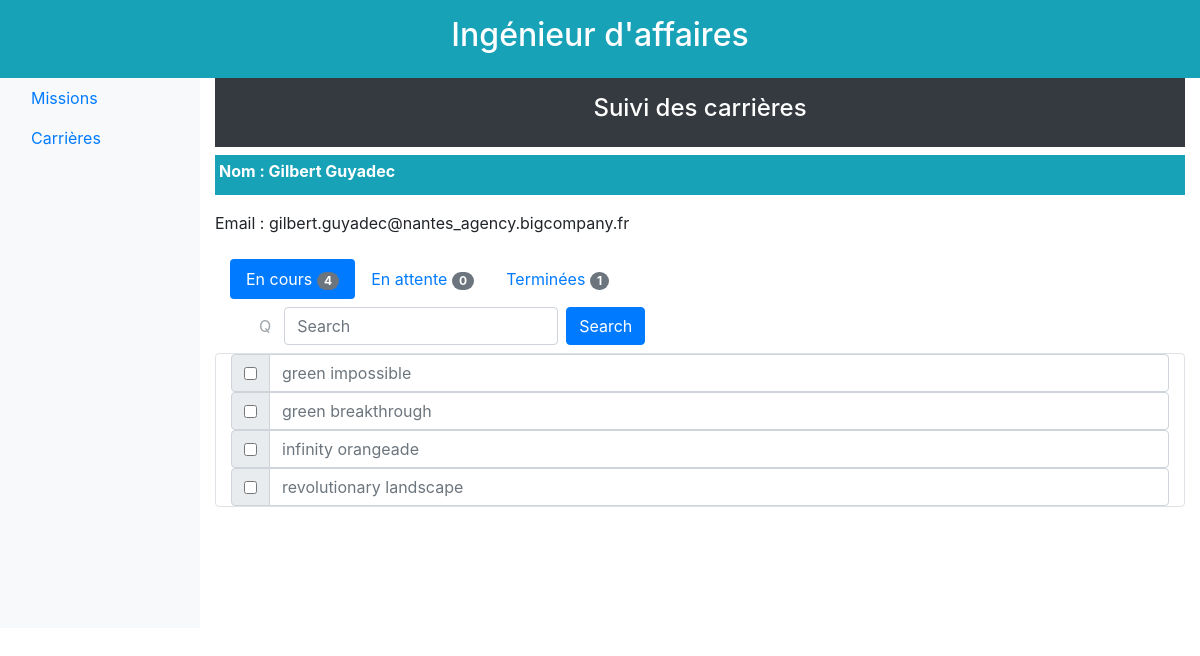
Before: /15/affaire/carrieres/1/enCours/ with the older database file.
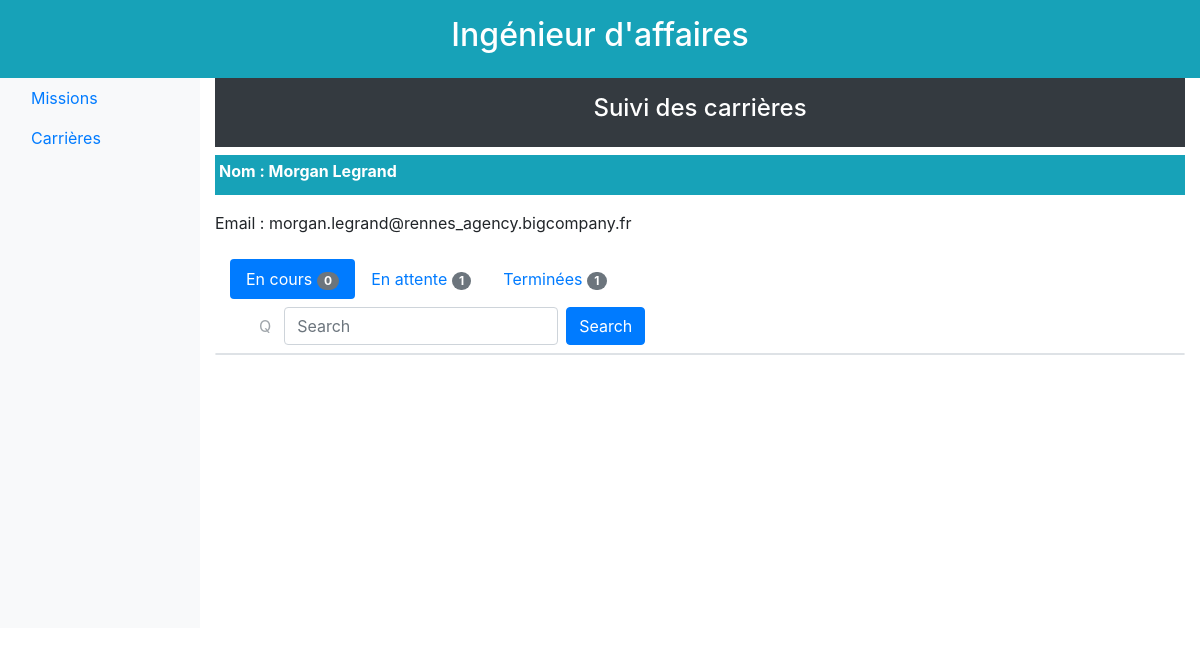
After: the same page with the newer database file.
### database/models.py (models this page shows)
class Ingenieur(db.Model):
    id = db.Column(db.Integer, primary_key=True)
    nom_court = db.Column(db.Text, unique=True)  # unique ??
    prenom = db.Column(db.Text)
    nom_famille = db.Column(db.Text)
    site = db.Column(db.Text)
    email = db.Column(db.Text, unique=True)
    taux_journalier = db.Column(db.Float)
    statut = db.Column(db.Text)  # a traiter, ajouté par mes soins
    estCommercial = db.Column(db.Boolean)  # ajouté par mes soins
    certifications = db.relationship('Certification', backref='ingenieur', lazy='dynamic')
    souhaits = db.relationship('Souhait', backref='ingenieur', lazy='dynamic')
    affectations = db.relationship('Affectation', backref='ingenieur', lazy='dynamic')
    responsabilites_missions = db.relationship('Mission', backref='responsable', lazy='dynamic')

class Mission(db.Model):
    id = db.Column(db.Integer, primary_key=True)
    titre = db.Column(db.String(64), unique=True)
    description = db.Column(db.Text, unique=True)
    effectifs_max = db.Column(db.Integer)
    prix_vente = db.Column(db.Integer)
    statut = db.Column(db.Text)
    date_creation = db.Column(db.DateTime)
    responsable_id = db.Column(db.Integer, db.ForeignKey('ingenieur.id'))
    souhaits = db.relationship('Souhait', backref='mission', lazy='dynamic')
    besoins = db.relationship('Besoin', backref='mission', lazy='dynamic')
    affectations = db.relationship('Affectation', backref='mission', lazy='dynamic')

### app.py (the view)
@app.route('/<id>/affaire/carrieres/<idCarriere>/<etat>/')
def carriere_vue(id, idCarriere, etat):
    engineerObserve = get_engineer_by_id(idCarriere)
    listOfMissionsOnGoing = get_mission_en_cours_of_inge(idCarriere)
    listOfMissionsWaiting = get_mission_en_attente_of_inge(idCarriere)
    listOfMissionsClosed = get_mission_termine_of_inge(idCarriere)
    if (etat == "enCours"):
        listToShow = listOfMissionsOnGoing
    elif (etat == "termine"):
        listToShow = listOfMissionsClosed
    elif (etat == "enAttente"):
        listToShow = listOfMissionsWaiting
    else:
        error_page_404("tab doesn't exist")
    return render_template("homepage_affaire_carriere_vue_grille.html.jinja2",
                           id=id,
                           etat=etat,
                           engineerObserveFirstName=engineerObserve.prenom,
                           engineerObserveLastName=engineerObserve.nom_famille,
                           engineerObserveEmail=engineerObserve.email,
                           idCarriere=idCarriere
                           , listOfMissionsOnGoingLength=len(listOfMissionsOnGoing)
                           , listOfMissionsWaitingLength=len(listOfMissionsWaiting)
                           , listOfMissionsClosedLength=len(listOfMissionsClosed)
                           , listToShow=listToShow)

### database/functions.py (called while the page is built)
def get_mission_by_id(mission_id):
    return Mission.query.filter_by(id=mission_id).first()

def get_engineer_by_id(engineer_id):
    return Ingenieur.query.filter_by(id=engineer_id).first()

def get_mission_en_cours_of_inge(inge_id):  # def de clore avec ouverte
    inge = get_engineer_by_id(inge_id)
    id_missions = [a.mission_id for a in list(inge.affectations)]
    missions = [get_mission_by_id(id) for id in id_missions]
    missions_en_cours = []
    for m in missions:
        affectations = get_all_affectations_inge_mission(inge_id, m.id)
        ajouter = False
        for a in affectations:
            if a.date_fin >= datetime.now():
                ajouter = True
        if ajouter:
            missions_en_cours.append(m)
    return missions_en_cours

def get_mission_en_attente_of_inge(inge_id):
    souhaits = [s.mission_id for s in Souhait.query.filter_by(ingenieur_id=inge_id).all()]
    missions = [get_mission_by_id(id) for id in souhaits]
    return missions

def get_all_affectations_inge_mission(inge_id, mission_id):
    return Affectation.query.filter_by(ingenieur_id=inge_id, mission_id=mission_id).all()

### templates/homepage_affaire_carriere_vue_grille.html.jinja2
{% extends "homepage_affaire_carriere_vue.html.jinja2" %}
{% block gridMission %}
    <div class="d-flex flex-column">
        <form>
            {% for mission in listToShow %}
                <div class="input-group">
                    <div class="input-group-prepend">
                        <div class="input-group-text">
                            <input type="checkbox">
                        </div>
                    </div>
                    <input type="text" class="form-control" placeholder="{{ mission.titre }}">
                </div>
            {% endfor %}
        </form>
    </div>
{% endblock %}

### templates/homepage_affaire_carriere_vue.html.jinja2
{% extends "homepage_affaire.html.jinja2" %}
{% block body %}
    <div class="p-3 mb-2 bg-dark text-white size-6 font-weight-bold text-center">
        <h4>Suivi des carri&egrave;res</h4>
    </div>
    <div class="d-flex flex-column">
        <div class="d-flex flex-inline">
            <div class="col-md-12 mb-3 p-1 bg-info text-white size-6 font-weight-bold ">
                <label for="Name">Nom :</label>
                <span>{{ engineerObserveFirstName }} {{ engineerObserveLastName }}</span>
            </div>
        </div>
        <div class="row">
            <div class="col-md-6 mb-3">
                <label for="Name">Email :</label>
                <span>{{ engineerObserveEmail }}</span>
            </div>
        </div>
    </div>
    <div class="row">
        <div class="col-sm-9">
            <div class="container">
                <ul class="nav nav-pills" role="tablist">
                    <li class="nav-item">
                        <a class="nav-link {% if etat == "enCours" %}active{% endif %}"
                           href="/{{ id }}/affaire/carrieres/{{ idCarriere }}/enCours/">
                            En cours
                            <span class="badge badge-secondary badge-pill">{{ listOfMissionsOnGoingLength }}</span>
                        </a>
                    </li>
                    <li class="nav-item">
                        <a class="nav-link {% if etat == "enAttente" %}active{% endif %}"
                           href="/{{ id }}/affaire/carrieres/{{ idCarriere }}/enAttente/">
                            En attente
                            <span class="badge badge-secondary badge-pill">{{ listOfMissionsWaitingLength }}</span>
                        </a>
                    </li>
                    <li class="nav-item">
                        <a class="nav-link {% if etat == "termine" %}active{% endif %}"
                           href="/{{ id }}/affaire/carrieres/{{ idCarriere }}/termine/">
                            Termin&eacute;es
                            <span class="badge badge-secondary badge-pill">{{ listOfMissionsClosedLength }}</span>
                        </a>
                    </li>
                </ul>
            </div>
            <div class="container-fluid">
                <nav class="navbar navbar-expand-sm bg navbar">
                    <form class="form-inline" action="/TODO.php">
                        <button type="button" class="btn btn-link" disabled>Q</button>
                        <input class="form-control mr-sm-2" type="text" placeholder="Search">
                        <button class="btn btn-primary" type="submit">Search</button>
                    </form>
                </nav>
            </div>
        </div>
    </div>
    <div class="container rounded border">
        {% block gridMission %}
        {% endblock %}
    </div>
{% endblock %}

Changed rows visible on the page:
no longer on this page (row edited): Mission: titre "green impossible"
no longer on this page (row edited): Mission: titre "green breakthrough"
no longer on this page (row edited): Mission: titre "infinity orangeade"
no longer on this page (row edited): Mission: titre "revolutionary landscape"
changed Ingenieur: prenom "Gilbert" → "Morgan"; nom_famille "Guyadec" → "Legrand"; email "gilbert.guyadec@nantes_agency.bigcompany.fr" → "morgan.legrand@rennes_agency.bigcompany.fr"
Other visible differences:
{{ listOfMissionsOnGoingLength }}: "4" → "0"
{{ listOfMissionsWaitingLength }}: "0" → "1"
